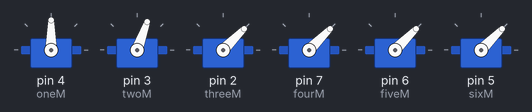
The sketch below on a simulated Arduino Uno, built with avr-gcc and run on an emulated ATmega328P. Shown: 6 × servo.

Above: at 2.3 s.
At 5.3 s:
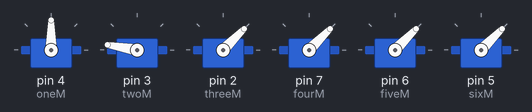
At 6.3 s:
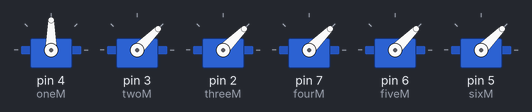
At 9.5 s:
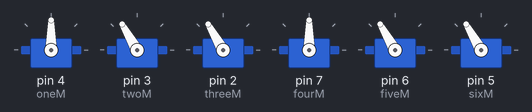
At 15.5 s:
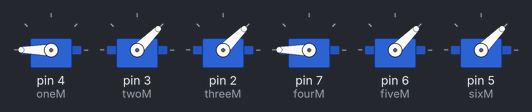
At 18.5 s:
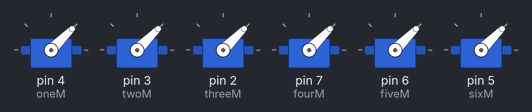
Timing chart, 0 to 20.0 s (numbered marks = the images above):
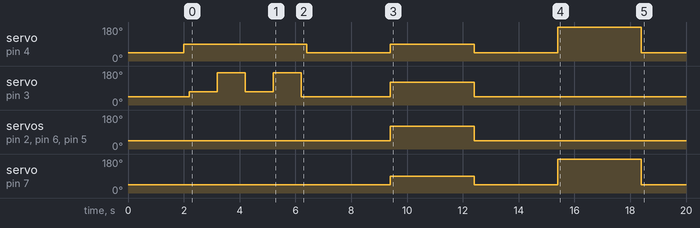

Measured:
- by itself, servo on pin 4 (oneM): 45° → 90° at 2.0 s, → 45° 4.4 s later, → 90° 3.0 s later, → 45° 3.0 s later, … (6 changes in this stretch)
- by itself, servo on pin 7 (fourM): 45° → 90° at 9.4 s, → 45° 3.0 s later, → 180° 3.0 s later, → 45° 3.0 s later

The sketch:

Rating-robot-arms-code.ino
```cpp
#include <Servo.h>

Servo oneM;
Servo twoM;
Servo threeM;
Servo fourM;
Servo fiveM;
Servo sixM;

void setup(){
  oneM.attach(4);
  twoM.attach(3);
  threeM.attach(2);
  fourM.attach(7);
  fiveM.attach(6);
  sixM.attach(5);

  oneM.write(45);
  twoM.write(45);
  threeM.write(45);
  fourM.write(45);
  fiveM.write(45);
  sixM.write(45);

  delay(2000);

  oneM.write(90); //first pattern .. WAVING
  delay(200);
  twoM.write(70);
  delay(1000);
  twoM.write(170);
  delay(1000);
  twoM.write(70);
  delay(1000);
  twoM.write(170);
  delay(1000);
  twoM.write(45);
  delay(200);
  oneM.write(45);

  delay(3000);

  oneM.write(90); //Second pattern .. Hug
  fourM.write(90);
  twoM.write(120);
  threeM.write(120);
  fiveM.write(120);
  sixM.write(120);
  delay(3000);
  oneM.write(45);
  fourM.write(45);
  twoM.write(45);
  threeM.write(45);
  fiveM.write(45);
  sixM.write(45);

  delay(3000);

  oneM.write(180); //third pattern .. Raising both arms
  fourM.write(180);
  delay(3000);
  oneM.write(45);
  fourM.write(45);
}

void loop(){}
```
